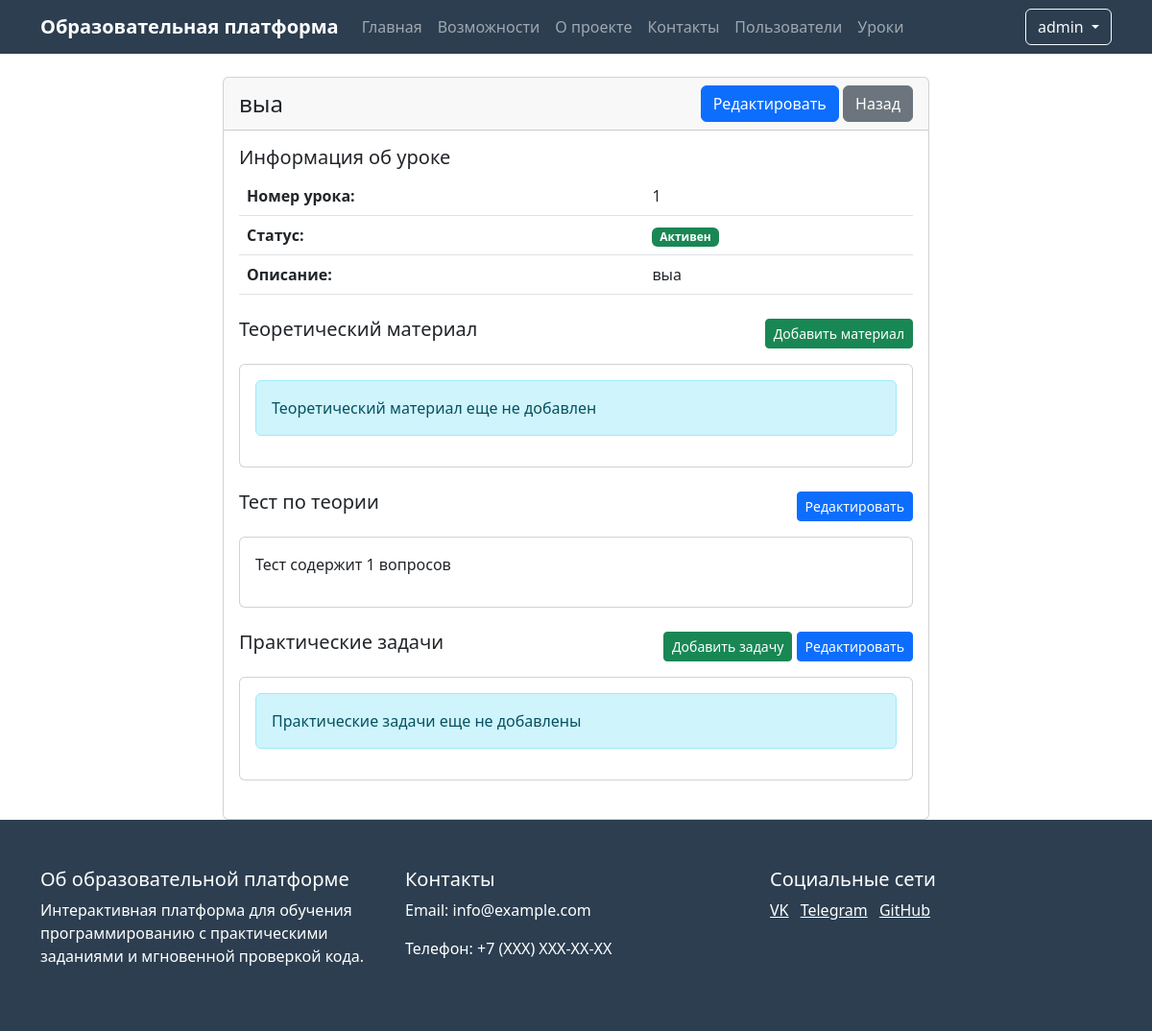
Page /admin/lessons/1 (signed in) on the earlier database version.
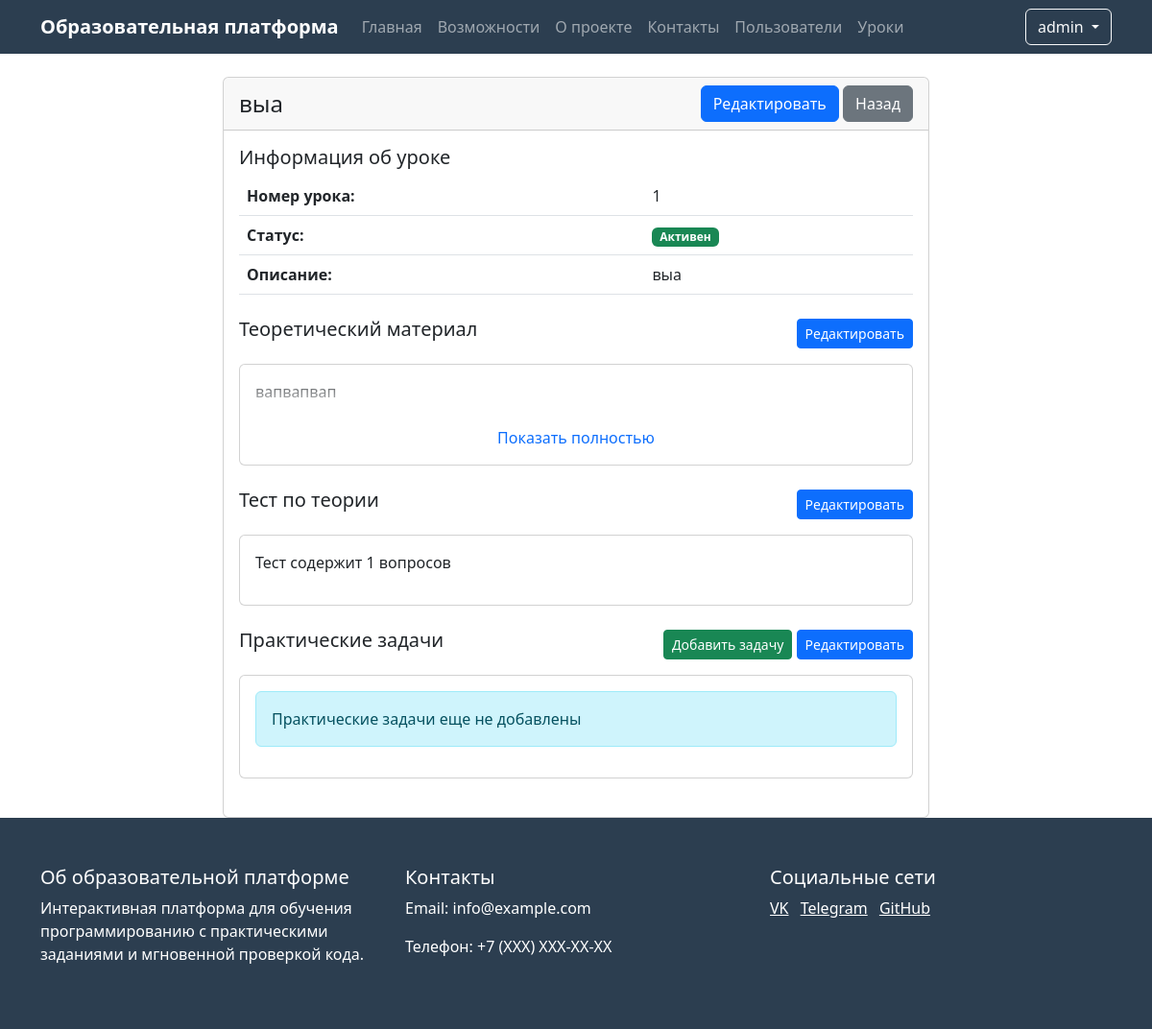
Same page on the later database version.
### app.py (models this page shows, shortened)
class User(UserMixin, db.Model):
    id = db.Column(db.Integer, primary_key=True)
    name = db.Column(db.String(100), nullable=False)
    username = db.Column(db.String(80), unique=True, nullable=False)
    email = db.Column(db.String(120), unique=True, nullable=False)
    password_hash = db.Column(db.String(128))
    is_admin = db.Column(db.Boolean, default=False)
    created_at = db.Column(db.DateTime, default=db.func.now())
    last_login = db.Column(db.DateTime)
    is_active = db.Column(db.Boolean, default=True)

class Lesson(db.Model):
    id = db.Column(db.Integer, primary_key=True)
    order_number = db.Column(db.Integer, unique=True, nullable=False)
    title = db.Column(db.String(200), nullable=False)
    description = db.Column(db.Text)
    is_active = db.Column(db.Boolean, default=True)
    created_at = db.Column(db.DateTime, default=db.func.now())
    theory_content = db.Column(db.Text)
    theory_test = db.relationship('TheoryTest', backref='lesson', uselist=False)
    practice_tasks = db.relationship('PracticeTask', backref='lesson', lazy=True)

### app.py (the view)
@app.route('/admin/lessons/<int:lesson_id>')
@login_required
def view_lesson(lesson_id):
    if not current_user.is_admin:
        abort(403)
    lesson = Lesson.query.get_or_404(lesson_id)
    return render_template('view_lesson.html', lesson=lesson)

### app.py (called while the page is built)
@login_manager.user_loader
def load_user(user_id):
    return User.query.get(int(user_id))

### templates/view_lesson.html (shortened to what this page needs)
{% extends "base.html" %}
{% block content %}
<div class="container mt-4">
    <div class="row">
        <div class="col-md-8 offset-md-2">
            <div class="card">
                <div class="card-header d-flex justify-content-between align-items-center">
                    <h4 class="mb-0">{{ lesson.title }}</h4>
                    <div>
                        <a href="{{ url_for('edit_lesson', lesson_id=lesson.id) }}" class="btn btn-primary">
                             Редактировать
                        </a>
                        <a href="{{ url_for('lesson_list') }}" class="btn btn-secondary">
                             Назад
                        </a>
                    </div>
                </div>
                <div class="card-body">
                    <div class="mb-4">
                        <h5>Информация об уроке</h5>
                        <table class="table">
                            <tr>
                                <th>Номер урока:</th>
                                <td>{{ lesson.order_number }}</td>
                            </tr>
                            <tr>
                                <th>Статус:</th>
                                <td>
                                    {% if lesson.is_active %}
                                        <span class="badge bg-success">Активен</span>
                                    {% else %}
                                        <span class="badge bg-danger">Неактивен</span>
                                    {% endif %}
                                </td>
                            </tr>
                            <tr>
                                <th>Описание:</th>
                                <td>
                                    <div class="description-view" onclick="toggleDescriptionEdit(this)">
                                        {% if lesson.description %}
                                            {{ lesson.description }}
                                        {% else %}
                                            <span class="text-muted">Описание не добавлено</span>
                                        {% endif %}
                                    </div>
                                </td>
                            </tr>
                        </table>
                    </div>
                    <div class="mb-4">
                        <div class="d-flex justify-content-between align-items-center mb-3">
                            <h5>Теоретический материал</h5>
                            <div>
                                {% if not lesson.theory_content %}
                                    <a href="{{ url_for('add_theory', lesson_id=lesson.id) }}" class="btn btn-success btn-sm">
                                         Добавить материал
                                    </a>
                                {% else %}
                                    <a href="{{ url_for('edit_theory', lesson_id=lesson.id) }}" class="btn btn-primary btn-sm">
                                         Редактировать
                                    </a>
                                {% endif %}
                            </div>
                        </div>
                        <div class="card">
                            <div class="card-body">
                                {% if lesson.theory_content %}
                                    <div class="theory-preview">
                                        {{ lesson.theory_content|safe }}
                                    </div>
                                    <div class="text-center mt-2">
                                        <a class="toggle-theory" onclick="toggleTheory(this)">
                                             Показать полностью
                                        </a>
                                    </div>
                                {% else %}
                                    <div class="alert alert-info">
                                        Теоретический материал еще не добавлен
                                    </div>
                                {% endif %}
                            </div>
                        </div>
                    </div>
                    <div class="mb-4">
                        <div class="d-flex justify-content-between align-items-center mb-3">
                            <h5>Тест по теории</h5>
                            <div>
                                {% if lesson.theory_test %}
                                    <a href="{{ url_for('edit_theory_test', lesson_id=lesson.id) }}" class="btn btn-primary btn-sm">
                                         Редактировать
                                    </a>
                                {% endif %}
                            </div>
                        </div>
                        <div class="card">
                            <div class="card-body">
                                {% if lesson.theory_test %}
                                    <p>Тест содержит {{ lesson.theory_test.questions|length }} вопросов</p>
                                {% else %}
                                    <div class="alert alert-info">
                                        Тест по теории еще не создан
                                    </div>
                                {% endif %}
                            </div>
                        </div>
                    </div>
                    <div class="mb-4">
                        <div class="d-flex justify-content-between align-items-center mb-3">
                            <h5>Практические задачи</h5>
                            <div>
                                <a href="{{ url_for('add_practice_task', lesson_id=lesson.id) }}" class="btn btn-success btn-sm">
                                     Добавить задачу
                                </a>
                                <a href="{{ url_for('edit_practice_tasks', lesson_id=lesson.id) }}" class="btn btn-primary btn-sm">
                                     Редактировать
                                </a>
                            </div>
                        </div>
                        <div class="card">
                            <div class="card-body">
                                {% if lesson.practice_tasks %}
                                    <p>Добавлено {{ lesson.practice_tasks|length }} задач</p>
                                {% else %}
                                    <div class="alert alert-info">
                                        Практические задачи еще не добавлены
                                    </div>
                                {% endif %}
                            </div>
                        </div>
                    </div>
                </div>
            </div>
        </div>
    </div>
</div>
{% endblock %}

### templates/base.html (shortened to what this page needs)
<!DOCTYPE html>
<html lang="ru">
<head>
    <link href="https://cdn.jsdelivr.net/npm/bootstrap@5.3.0/dist/css/bootstrap.min.css" rel="stylesheet">
</head>
<body>
    <nav class="navbar navbar-expand-lg navbar-dark">
        <div class="container">
            <a class="navbar-brand" href="{{ url_for('index') }}">Образовательная платформа</a>
            <div class="collapse navbar-collapse" id="navbarNav">
                <ul class="navbar-nav me-auto">
                    <li class="nav-item">
                        <a class="nav-link" href="{{ url_for('index') }}">Главная</a>
                    </li>
                    <li class="nav-item">
                        <a class="nav-link" href="#features">Возможности</a>
                    </li>
                    <li class="nav-item">
                        <a class="nav-link" href="#about">О проекте</a>
                    </li>
                    <li class="nav-item">
                        <a class="nav-link" href="#contact">Контакты</a>
                    </li>
                    {% if current_user.is_admin %}
                        <li class="nav-item">
                            <a class="nav-link" href="{{ url_for('user_list') }}">Пользователи</a>
                        </li>
                        <li class="nav-item">
                            <a class="nav-link" href="{{ url_for('lesson_list') }}">Уроки</a>
                        </li>
                    {% endif %}
                </ul>
                <div class="d-flex">
                    {% if current_user.is_authenticated %}
                        <div class="dropdown">
                            <button class="btn btn-outline-light dropdown-toggle" type="button" id="userMenu" data-bs-toggle="dropdown">
                                {{ current_user.username }}
                            </button>
                        </div>
                    {% else %}
                        <a href="{{ url_for('login') }}" class="btn btn-outline-light me-2">Войти</a>
                    {% endif %}
                </div>
            </div>
        </div>
    </nav>
    {% block content %}{% endblock %}
    <footer class="footer">
        <div class="container">
            <div class="row">
                <div class="col-md-4">
                    <h5>Об образовательной платформе</h5>
                    <p>Интерактивная платформа для обучения программированию с практическими заданиями и мгновенной проверкой кода.</p>
                </div>
                <div class="col-md-4">
                    <h5>Контакты</h5>
                    <p>Email: info@example.com</p>
                    <p>Телефон: +7 (XXX) XXX-XX-XX</p>
                </div>
                <div class="col-md-4">
                    <h5>Социальные сети</h5>
                    <a href="#" class="text-white me-2">VK</a>
                    <a href="#" class="text-white me-2">Telegram</a>
                    <a href="#" class="text-white">GitHub</a>
                </div>
            </div>
        </div>
    </footer>
</body>
</html>

### templates/base.html (style rules this page uses)
.navbar { background-color: #2c3e50; }
.navbar-brand { font-weight: bold; }
.footer { background-color: #2c3e50; color: white; padding: 50px 0; }

### templates/view_lesson.html (style rules this page uses)
.theory-preview { max-height: 200px; overflow: hidden; position: relative; }
.theory-preview::after { content: ''; position: absolute; bottom: 0; left: 0; right: 0; height: 50px; background: linear-gradient(to bottom, rgba(255,255,255,0) 0%, rgba(255,255,255,1) 100%); }
.toggle-theory { cursor: pointer; color: #0d6efd; text-decoration: none; }
.description-view { cursor: pointer; }

Differences in the rows shown:
changed Lesson "выа": theory_content (not shown) → "вапвапвап"
Other differences:
text no longer shown: "Добавить материал Теоретический материал еще не добавлен"
text now shown: "Редактировать Показать полностью"
